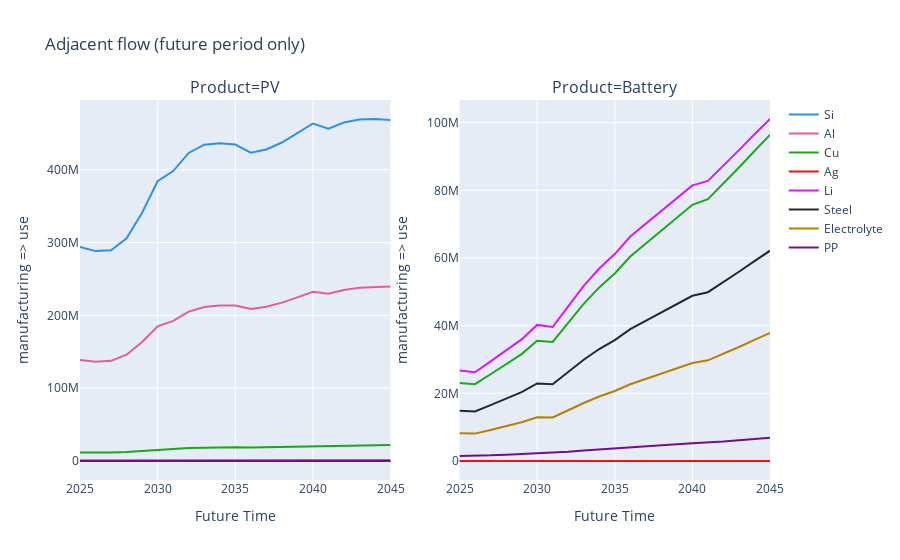
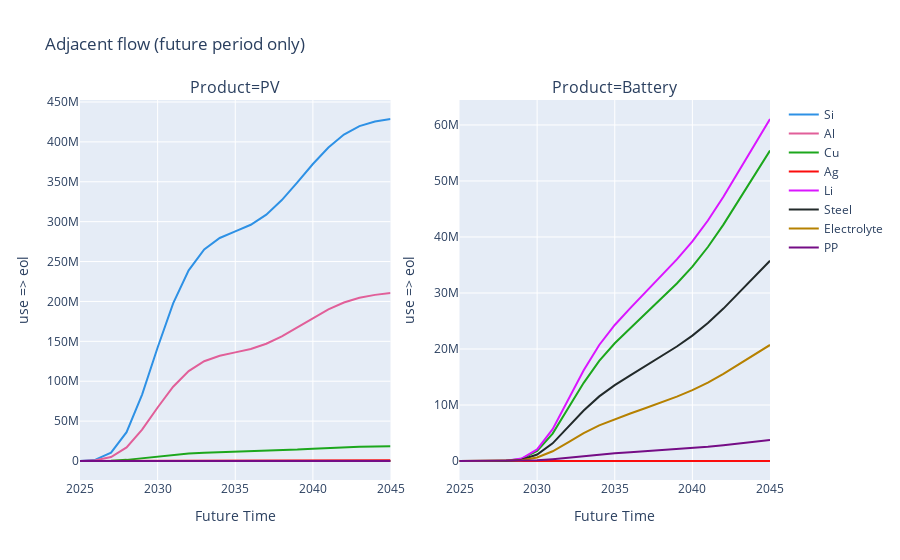

Notebook code for these charts, in order:
### Markdown cell above
PLOT inflows outflows

### Code cell
# Relevant part of inflow
ptr = fde.PlotlyArrayPlotter(
    array=flows["manufacturing => use"],
    intra_line_dim="Future Time",
    linecolor_dim="Material",
    subplot_dim="Product",
    
    title="Adjacent flow (future period only)"
)
ptb = fde.PlotlyArrayPlotter(
    array=flows["use => eol"],
    intra_line_dim="Future Time",
    linecolor_dim="Material",
    subplot_dim="Product",
    
    title="Adjacent flow (future period only)"
)

fig = ptr.plot(do_show=True)
fig = ptb.plot(do_show=True)
